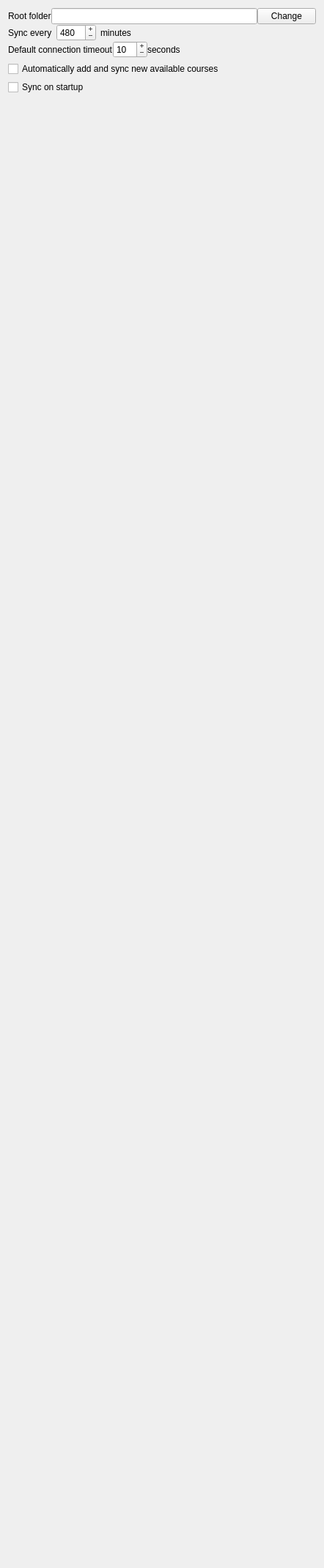
      <widget class="QWidget" name="settings_tab">
       <property name="enabled">
        <bool>true</bool>
       </property>
       <attribute name="title">
        <string>Settings</string>
       </attribute>
       <layout class="QVBoxLayout" name="verticalLayout_4">
        <property name="spacing">
         <number>6</number>
        </property>
        <item>
         <layout class="QVBoxLayout" name="verticalLayout_5">
          <property name="spacing">
           <number>0</number>
          </property>
          <property name="sizeConstraint">
           <enum>QLayout::SetDefaultConstraint</enum>
          </property>
          <property name="topMargin">
           <number>0</number>
          </property>
          <item>
           <layout class="QHBoxLayout" name="horizontalLayout_7">
            <item>
             <widget class="QLabel" name="label_4">
              <property name="text">
               <string>Root folder</string>
              </property>
              <property name="buddy">
               <cstring>rootfolder</cstring>
              </property>
             </widget>
            </item>
            <item>
             <widget class="QLineEdit" name="rootfolder"/>
            </item>
            <item>
             <widget class="QPushButton" name="changeRootFolder">
              <property name="text">
               <string>Change</string>
              </property>
             </widget>
            </item>
           </layout>
          </item>
          <item>
           <layout class="QHBoxLayout" name="horizontalLayout_4">
            <property name="spacing">
             <number>6</number>
            </property>
            <property name="sizeConstraint">
             <enum>QLayout::SetDefaultConstraint</enum>
            </property>
            <item alignment="Qt::AlignLeft">
             <widget class="QLabel" name="label_5">
              <property name="text">
               <string>Sync every</string>
              </property>
              <property name="scaledContents">
               <bool>false</bool>
              </property>
              <property name="margin">
               <number>0</number>
              </property>
              <property name="indent">
               <number>-1</number>
              </property>
              <property name="textInteractionFlags">
               <set>Qt::NoTextInteraction</set>
              </property>
              <property name="buddy">
               <cstring>timerMinutes</cstring>
              </property>
             </widget>
            </item>
            <item alignment="Qt::AlignLeft">
             <widget class="QSpinBox" name="timerMinutes">
              <property name="maximumSize">
               <size>
                <width>68</width>
                <height>28</height>
               </size>
              </property>
              <property name="frame">
               <bool>true</bool>
              </property>
              <property name="alignment">
               <set>Qt::AlignLeading|Qt::AlignLeft|Qt::AlignVCenter</set>
              </property>
              <property name="buttonSymbols">
               <enum>QAbstractSpinBox::PlusMinus</enum>
              </property>
              <property name="specialValueText">
               <string/>
              </property>
              <property name="accelerated">
               <bool>false</bool>
              </property>
              <property name="showGroupSeparator" stdset="0">
               <bool>false</bool>
              </property>
              <property name="suffix">
               <string/>
              </property>
              <property name="prefix">
               <string/>
              </property>
              <property name="maximum">
               <number>4800</number>
              </property>
              <property name="value">
               <number>480</number>
              </property>
             </widget>
            </item>
            <item alignment="Qt::AlignLeft">
             <widget class="QLabel" name="label_6">
              <property name="text">
               <string>minutes</string>
              </property>
             </widget>
            </item>
            <item>
             <spacer name="horizontalSpacer_4">
              <property name="orientation">
               <enum>Qt::Horizontal</enum>
              </property>
              <property name="sizeHint" stdset="0">
               <size>
                <width>40</width>
                <height>20</height>
               </size>
              </property>
             </spacer>
            </item>
           </layout>
          </item>
          <item>
           <layout class="QHBoxLayout" name="horizontalLayout">
            <item>
             <widget class="QLabel" name="label_3">
              <property name="text">
               <string>Default connection timeout</string>
              </property>
              <property name="buddy">
               <cstring>timeout</cstring>
              </property>
             </widget>
            </item>
            <item>
             <widget class="QSpinBox" name="timeout">
              <property name="buttonSymbols">
               <enum>QAbstractSpinBox::PlusMinus</enum>
              </property>
              <property name="suffix">
               <string/>
              </property>
              <property name="maximum">
               <number>300</number>
              </property>
              <property name="value">
               <number>10</number>
              </property>
             </widget>
            </item>
            <item>
             <widget class="QLabel" name="label_7">
              <property name="text">
               <string>seconds</string>
              </property>
             </widget>
            </item>
            <item>
             <spacer name="horizontalSpacer_6">
              <property name="orientation">
               <enum>Qt::Horizontal</enum>
              </property>
              <property name="sizeHint" stdset="0">
               <size>
                <width>40</width>
                <height>20</height>
               </size>
              </property>
             </spacer>
            </item>
           </layout>
          </item>
          <item>
           <widget class="QCheckBox" name="addSyncNewCourses">
            <property name="sizePolicy">
             <sizepolicy hsizetype="MinimumExpanding" vsizetype="MinimumExpanding">
              <horstretch>0</horstretch>
              <verstretch>0</verstretch>
             </sizepolicy>
            </property>
            <property name="minimumSize">
             <size>
              <width>420</width>
              <height>30</height>
             </size>
            </property>
            <property name="maximumSize">
             <size>
              <width>1920</width>
              <height>40</height>
             </size>
            </property>
            <property name="text">
             <string>Automatically add and sync new available courses</string>
            </property>
            <property name="iconSize">
             <size>
              <width>4</width>
              <height>4</height>
             </size>
            </property>
            <property name="checkable">
             <bool>true</bool>
            </property>
            <property name="checked">
             <bool>false</bool>
            </property>
            <property name="autoRepeat">
             <bool>false</bool>
            </property>
            <property name="tristate">
             <bool>false</bool>
            </property>
           </widget>
          </item>
          <item>
           <widget class="QCheckBox" name="startupSync">
            <property name="text">
             <string>Sync on startup</string>
            </property>
           </widget>
          </item>
          <item>
           <spacer name="verticalSpacer">
            <property name="orientation">
             <enum>Qt::Vertical</enum>
            </property>
            <property name="sizeType">
             <enum>QSizePolicy::MinimumExpanding</enum>
            </property>
            <property name="sizeHint" stdset="0">
             <size>
              <width>20</width>
              <height>2000</height>
             </size>
            </property>
           </spacer>
          </item>
         </layout>
        </item>
       </layout>
      </widget>
